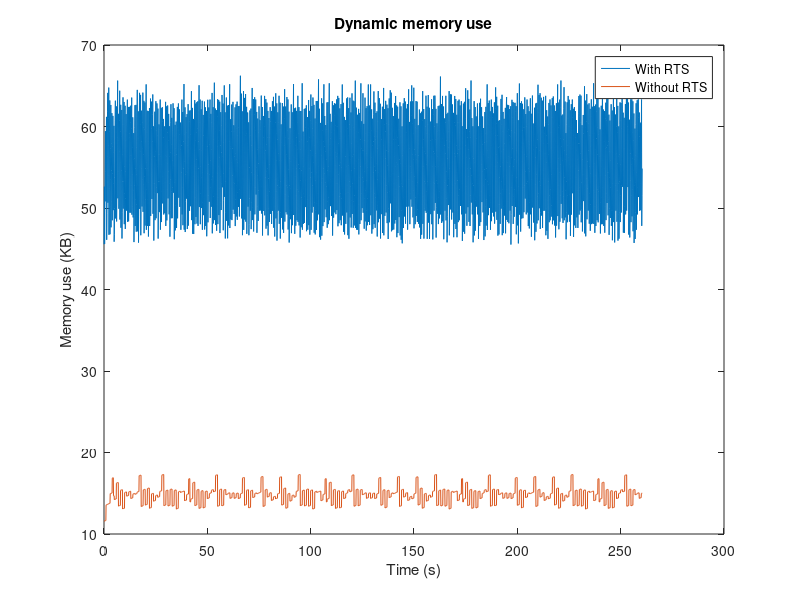

Write the MATLAB code that produced this figure.
figure('Name', 'dynamic_memory_use_first')
hold off
file1 = fopen('mem_stm_nonopt.txt', 'r');
file2 = fopen('mem_nostm.txt', 'r');
data1 = fscanf(file1, '%f');
data2 = fscanf(file2, '%f');

data2 = data2(1:length(data1));

dt = 0.1;
t1 = [0:length(data1)-1]*dt;
t2 = [0:length(data2)-1]*dt;

plot(t1, data1, t2, data2)
title('Dynamic memory use')
legend('With RTS', 'Without RTS')
xlabel('Time (s)'), ylabel('Memory use (KB)')

fclose(file1);
fclose(file2);

% values: task_size: 500, no_measurements = 10, task_repeats = 20, run_time
% = 30000ms

avg_stm = mean(data1);
avg_nostm = mean(data2);
averages = [avg_stm, avg_nostm]

[max_stm, i_stm] = max(data1);
[max_nostm, i_nostm] = max(data2);

maxes = [max_stm, max_nostm]

index_stm = i_stm*dt;
index_nostm = i_nostm*dt;
indices = [index_stm, index_nostm]